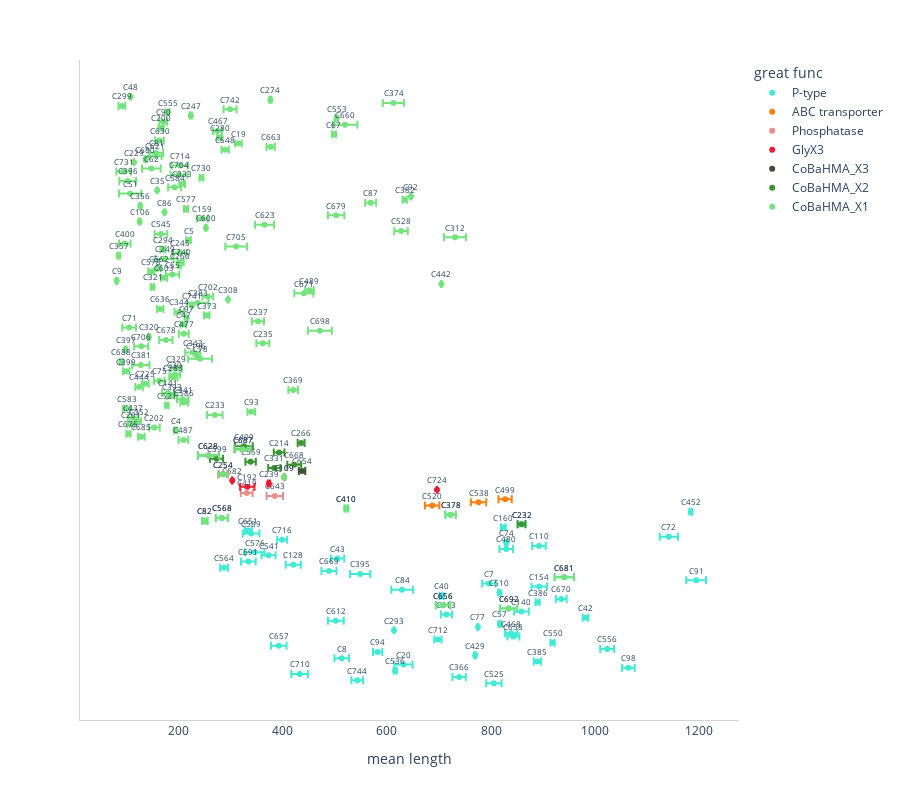

Notebook code cell kept with this figure:
### Markdown cell above
# Plot distribution

### Code cell
from plotly.subplots import make_subplots
import plotly.figure_factory as ff
f = NETWORKDIR+"/commu_mean_seq_len_map_file.tsv"
df = pd.read_csv(f,sep='\t',header=0,index_col=0)
cmap_great_fun = {
    "GlyX3":(231, 29, 54),
    "CoBaHMA_X1": (117, 227, 125),
    "CoBaHMA_X2":(57, 148, 50),
    "CoBaHMA_X3": (57, 83, 50),
    "P-type":(65, 234, 212),
    "Phosphatase":(231, 143, 142),
    "ABC transporter":(255, 127, 17)
}

count_by_commu = {} 
for f in df["great func"].unique():
    tmpdf = df[df["great func"]==f]
    nsingle=tmpdf[(tmpdf['commu size']==1)].shape[0]
    ncommu= tmpdf[(tmpdf['great func']==f)].shape[0]-nsingle
    
    count_by_commu[f]={"commu":ncommu,"single":nsingle}


colors = {i:"rgb{}".format(str(j)) for i,j in cmap_great_fun.items()}

d0= px.scatter(
        df[df["commu size"]>1].reset_index(),
        y='Community',x='mean length',
        #color_discrete_sequence=['rgba(0,0,0,0.5)'],
        error_x = 'sd length',
        text='Community', 
        color='great func',
        color_discrete_map=colors,
    )

d0.update_traces(
        textposition='top center',textfont_size=7.5
    )
d0.update_layout(
    paper_bgcolor='rgba(0,0,0,0)',
    plot_bgcolor='rgba(0,0,0,0)',   
    yaxis={ 
        "title": "", 
           "showticklabels":False,
           "showline":True, 
           "linewidth":1, 
           "linecolor":'lightgrey', 
           "tickfont":{"size":6},
           #"gridwidth":1, "gridcolor":'lightgrey'
           #"linewidth":1, 
           #"linecolor":'black',
          },
    xaxis={ 
    "showline":True, 
    "linewidth":1, 
    "linecolor":'lightgrey', 
    #"gridwidth":1, "gridcolor":'lightgrey'        
    },
    height=800,
)

### Figure 1 — Plotly figure (JSON) as saved in the notebook; plotly's stock layout.template omitted (floating-point values rounded to 4 significant figures)
{"data": [{"error_x": {"array": [14.7, 11.3, 12.9, 15.9, 2.9, 12.1, 17.3, 7, 14, 1.9, 9, 13.4, 15, 3.9, 6.9, 11.5, 11.5, 0.5, 0.5, 2.1, 15.2, 5.4, 10.6, 14, 16.2, 13.9, 3.9, 10.4, 3.7, 2.4, 20.8, 14.9, 12.9, 19, 18.5, 19.5, 14.5, 7.5, 14.5, 14.1, 13, 13.5, 18.8, 13, 13, 2, 9.5, 17.5, 16, 6.5, 4.5, 7.5, 5, 11.5, 10.2, 2.5, 3.3]}, "hovertemplate": "great func=P-type<br>mean length=%{x}<br>Community=%{text}<extra></extra>", "legendgroup": "P-type", "marker": {"color": "rgb(65, 234, 212)", "symbol": "circle"}, "mode": "markers+text", "name": "P-type", "orientation": "h", "showlegend": true, "text": ["C525", "C744", "C366", "C710", "C536", "C98", "C20", "C385", "C8", "C429", "C94", "C556", "C657", "C550", "C712", "C658", "C468", "C293", "C77", "C57", "C612", "C42", "C413", "C140", "C692", "C656", "C386", "C670", "C40", "C510", "C84", "C154", "C7", "C91", "C681", "C395", "C669", "C564", "C128", "C691", "C43", "C541", "C576", "C480", "C110", "C74", "C716", "C72", "C589", "C651", "C160", "C232", "C82", "C568", "C378", "C452", "C410"], "textfont": {"size": 7.5}, "textposition": "top center", "type": "scatter", "x": [805.5, 542.8, 738.6, 432.1, 615.7, 1064.0, 631.8, 889, 513, 769.4, 582, 1023.0, 392, 918, 697.8, 843, 838.5, 613.5, 774.7, 816.7, 501.7, 981.3, 714.2, 858.4, 833.8, 707.6, 889.3, 934.8, 704.8, 816, 629, 892.4, 795.8, 1194, 940.5, 548.5, 488.5, 287, 420, 333.7, 505, 372.5, 345.7, 829, 892, 829, 398.5, 1142.0, 339, 333.5, 823.5, 858.5, 250, 282.5, 722.3, 1184.0, 522], "xaxis": "x", "y": ["C525", "C744", "C366", "C710", "C536", "C98", "C20", "C385", "C8", "C429", "C94", "C556", "C657", "C550", "C712", "C658", "C468", "C293", "C77", "C57", "C612", "C42", "C413", "C140", "C692", "C656", "C386", "C670", "C40", "C510", "C84", "C154", "C7", "C91", "C681", "C395", "C669", "C564", "C128", "C691", "C43", "C541", "C576", "C480", "C110", "C74", "C716", "C72", "C589", "C651", "C160", "C232", "C82", "C568", "C378", "C452", "C410"], "yaxis": "y"}, {"error_x": {"array": [13.9, 14.8, 12.8]}, "hovertemplate": "great func=ABC transporter<br>mean length=%{x}<br>Community=%{text}<extra></extra>", "legendgroup": "ABC transporter", "marker": {"color": "rgb(255, 127, 17)", "symbol": "circle"}, "mode": "markers+text", "name": "ABC transporter", "orientation": "h", "showlegend": true, "text": ["C520", "C538", "C499"], "textfont": {"size": 7.5}, "textposition": "top center", "type": "scatter", "x": [686.8, 775.9, 827], "xaxis": "x", "y": ["C520", "C538", "C499"], "yaxis": "y"}, {"error_x": {"array": [15.8, 11.4]}, "hovertemplate": "great func=Phosphatase<br>mean length=%{x}<br>Community=%{text}<extra></extra>", "legendgroup": "Phosphatase", "marker": {"color": "rgb(231, 143, 142)", "symbol": "circle"}, "mode": "markers+text", "name": "Phosphatase", "orientation": "h", "showlegend": true, "text": ["C643", "C419"], "textfont": {"size": 7.5}, "textposition": "top center", "type": "scatter", "x": [384.5, 330.5], "xaxis": "x", "y": ["C643", "C419"], "yaxis": "y"}, {"error_x": {"array": [0, 13.8, 2, 0.5, 0.5, 8.6]}, "hovertemplate": "great func=GlyX3<br>mean length=%{x}<br>Community=%{text}<extra></extra>", "legendgroup": "GlyX3", "marker": {"color": "rgb(231, 29, 54)", "symbol": "circle"}, "mode": "markers+text", "name": "GlyX3", "orientation": "h", "showlegend": true, "text": ["C724", "C192", "C239", "C682", "C109", "C254"], "textfont": {"size": 7.5}, "textposition": "top center", "type": "scatter", "x": [696, 331.6, 373, 302.7, 402.5, 285], "xaxis": "x", "y": ["C724", "C192", "C239", "C682", "C109", "C254"], "yaxis": "y"}, {"error_x": {"array": [6.2]}, "hovertemplate": "great func=CoBaHMA_X3<br>mean length=%{x}<br>Community=%{text}<extra></extra>", "legendgroup": "CoBaHMA_X3", "marker": {"color": "rgb(57, 83, 50)", "symbol": "circle"}, "mode": "markers+text", "name": "CoBaHMA_X3", "orientation": "h", "showlegend": true, "text": ["C654"], "textfont": {"size": 7.5}, "textposition": "top center", "type": "scatter", "x": [436.8], "xaxis": "x", "y": ["C654"], "yaxis": "y"}, {"error_x": {"array": [11.6, 13.4, 10, 12.5, 20.3, 10.3, 15.2, 17.2, 6.6, 7.5]}, "hovertemplate": "great func=CoBaHMA_X2<br>mean length=%{x}<br>Community=%{text}<extra></extra>", "legendgroup": "CoBaHMA_X2", "marker": {"color": "rgb(57, 148, 50)", "symbol": "circle"}, "mode": "markers+text", "name": "CoBaHMA_X2", "orientation": "h", "showlegend": true, "text": ["C331", "C668", "C559", "C599", "C628", "C214", "C687", "C409", "C266", "C232"], "textfont": {"size": 7.5}, "textposition": "top center", "type": "scatter", "x": [383.4, 421.8, 338, 272.5, 257, 392.7, 322.6, 325, 435, 858.5], "xaxis": "x", "y": ["C331", "C668", "C559", "C599", "C628", "C214", "C687", "C409", "C266", "C232"], "yaxis": "y"}, {"error_x": {"array": [9.3, 6.3, 3.9, 3.3, 10.1, 6.7, 4.5, 9.1, 14.8, 7.4, 7.3, 2.9, 7.2, 11.2, 10.2, 11.7, 9.2, 7.2, 6.5, 10, 7.9, 10, 6.4, 10.5, 16.7, 2.6, 23, 0, 14.5, 1.7, 13.6, 12.5, 12.7, 1.6, 9.5, 23, 13.2, 5.5, 11.7, 1, 5.3, 9.2, 6.1, 0, 20.5, 0.5, 10.2, 18.2, 8.3, 3.3, 0.5, 1.7, 6, 13.1, 5.6, 3.9, 2.6, 6.1, 17.5, 2.5, 13, 4.7, 20.9, 11.2, 4.4, 21.2, 12.1, 13, 1.4, 3.3, 20.3, 18.2, 1.4, 10.6, 15.8, 15.2, 0.5, 4, 2, 10.6, 4, 1, 21.5, 0.5, 12.3, 5.5, 16.1, 5, 3.5, 16.1, 16.2, 14, 18, 16, 13.9, 10.2, 0, 2, 12, 13.5, 7, 8, 6.5, 0.5, 8.3, 4.7, 4, 8.5, 5, 18.5, 11.5, 23.5, 7.3, 3, 2, 8.6, 3.5, 12.5, 6.5, 20.5, 2, 0.5]}, "hovertemplate": "great func=CoBaHMA_X1<br>mean length=%{x}<br>Community=%{text}<extra></extra>", "legendgroup": "CoBaHMA_X1", "marker": {"color": "rgb(117, 227, 125)", "symbol": "circle"}, "mode": "markers+text", "name": "CoBaHMA_X1", "orientation": "h", "showlegend": true, "text": ["C487", "C685", "C675", "C4", "C202", "C201", "C352", "C437", "C233", "C93", "C583", "C521", "C586", "C341", "C393", "C141", "C369", "C444", "C725", "C75", "C283", "C30", "C399", "C329", "C381", "C688", "C78", "C196", "C343", "C397", "C706", "C235", "C678", "C320", "C477", "C698", "C71", "C47", "C237", "C97", "C373", "C344", "C636", "C741", "C383", "C308", "C702", "C671", "C489", "C321", "C442", "C9", "C603", "C55", "C578", "C562", "C260", "C740", "C249", "C357", "C245", "C294", "C705", "C400", "C5", "C312", "C545", "C528", "C600", "C410", "C628", "C623", "C106", "C159", "C679", "C687", "C86", "C577", "C356", "C87", "C382", "C92", "C51", "C35", "C584", "C333", "C396", "C82", "C730", "C704", "C692", "C731", "C62", "C714", "C656", "C378", "C229", "C680", "C621", "C81", "C648", "C663", "C19", "C109", "C630", "C280", "C67", "C467", "C200", "C681", "C568", "C660", "C90", "C553", "C247", "C254", "C555", "C742", "C299", "C374", "C274", "C48"], "textfont": {"size": 7.5}, "textposition": "top center", "type": "scatter", "x": [208.9, 128.1, 103.3, 194.1, 153.2, 108.1, 122.7, 111.6, 269.3, 339.2, 99.6, 176.9, 210.2, 207.7, 187, 179.2, 419.7, 123.7, 135.7, 162.4, 189.6, 192.6, 99, 195.2, 127, 89.6, 241, 234, 226.7, 97.6, 127.8, 361.5, 175.2, 142.6, 209.5, 471, 104.6, 208.5, 352, 215, 253.7, 201, 164.4, 225, 236.5, 294.5, 255.8, 440.2, 451, 149.5, 704.5, 80.7, 171.7, 187.8, 147, 161.5, 201.5, 203.4, 172.6, 84.5, 202, 169.3, 310.3, 96.2, 218.8, 730.7, 165.7, 627, 252, 522, 257, 364.8, 124.7, 245.2, 502.2, 322.6, 172.5, 214, 126, 568.7, 634, 646, 106.5, 158.5, 191.8, 206.5, 101.8, 250, 243.5, 200.3, 833.8, 94, 147.3, 202, 707.6, 722.3, 114, 136, 155, 156.5, 289, 376.5, 314.5, 402.5, 163, 278.3, 498, 274.5, 166, 940.5, 282.5, 519.5, 170, 503, 223, 285, 178.5, 298.5, 90.5, 612.5, 376, 107.5], "xaxis": "x", "y": ["C487", "C685", "C675", "C4", "C202", "C201", "C352", "C437", "C233", "C93", "C583", "C521", "C586", "C341", "C393", "C141", "C369", "C444", "C725", "C75", "C283", "C30", "C399", "C329", "C381", "C688", "C78", "C196", "C343", "C397", "C706", "C235", "C678", "C320", "C477", "C698", "C71", "C47", "C237", "C97", "C373", "C344", "C636", "C741", "C383", "C308", "C702", "C671", "C489", "C321", "C442", "C9", "C603", "C55", "C578", "C562", "C260", "C740", "C249", "C357", "C245", "C294", "C705", "C400", "C5", "C312", "C545", "C528", "C600", "C410", "C628", "C623", "C106", "C159", "C679", "C687", "C86", "C577", "C356", "C87", "C382", "C92", "C51", "C35", "C584", "C333", "C396", "C82", "C730", "C704", "C692", "C731", "C62", "C714", "C656", "C378", "C229", "C680", "C621", "C81", "C648", "C663", "C19", "C109", "C630", "C280", "C67", "C467", "C200", "C681", "C568", "C660", "C90", "C553", "C247", "C254", "C555", "C742", "C299", "C374", "C274", "C48"], "yaxis": "y"}], "layout": {"height": 800, "legend": {"title": {"text": "great func"}, "tracegroupgap": 0}, "margin": {"t": 60}, "paper_bgcolor": "rgba(0,0,0,0)", "plot_bgcolor": "rgba(0,0,0,0)", "xaxis": {"anchor": "y", "domain": [0, 1], "linecolor": "lightgrey", "linewidth": 1, "showline": true, "title": {"text": "mean length"}}, "yaxis": {"anchor": "x", "domain": [0, 1], "linecolor": "lightgrey", "linewidth": 1, "showline": true, "showticklabels": false, "tickfont": {"size": 6}, "title": {"text": ""}}}}
